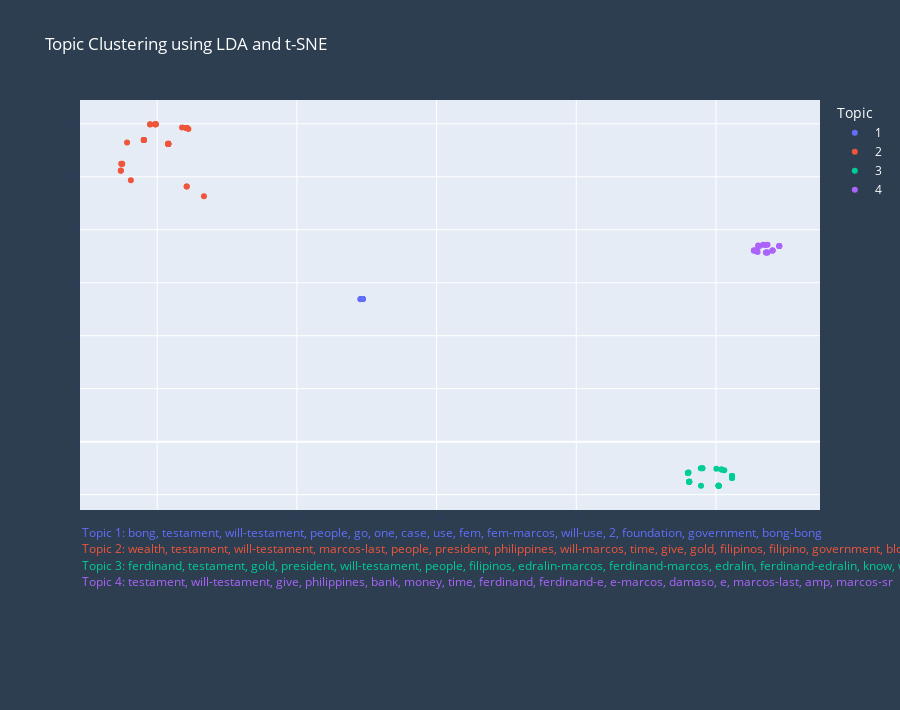

Notebook cell for this chart:
### Code cell
# Plot tweets as colored points
df_topics_cluster.sort_values('Cluster', key=lambda x: pd.to_numeric(x, errors='coerce'), inplace=True)

fig = px.scatter(df_topics_cluster, x='X', y='Y', color='Cluster', 
                 title='Topic Clustering using LDA and t-SNE',
                 hover_name='Tweet',
                 hover_data={'X':False, 'Y':False, 'Cluster':False, 'Tweet':False, 'Breakdown':True, 'post_year': True})

for i, keyword in enumerate(df_topics['Keywords']):
  fig.add_annotation(
    x=0,
    y=-0.2*(i/5)-0.08,
    text="Topic %d: %s"%(i+1, keyword.replace(' ', '-').replace(',-', ', ')),
    showarrow=False,
    xref='paper',
    yref='paper',
    align='left',
    font=dict(color=fig.data[i].marker['color'])
  )

fig.update_layout(height=710,
                  xaxis_title='', yaxis_title='',
                  margin=dict(b=200),
                  paper_bgcolor='#2c3e50',
                  title=dict(font=dict(color='white')),
                  legend=dict(title="Topic", font=dict(color='white')))
fig.show()
